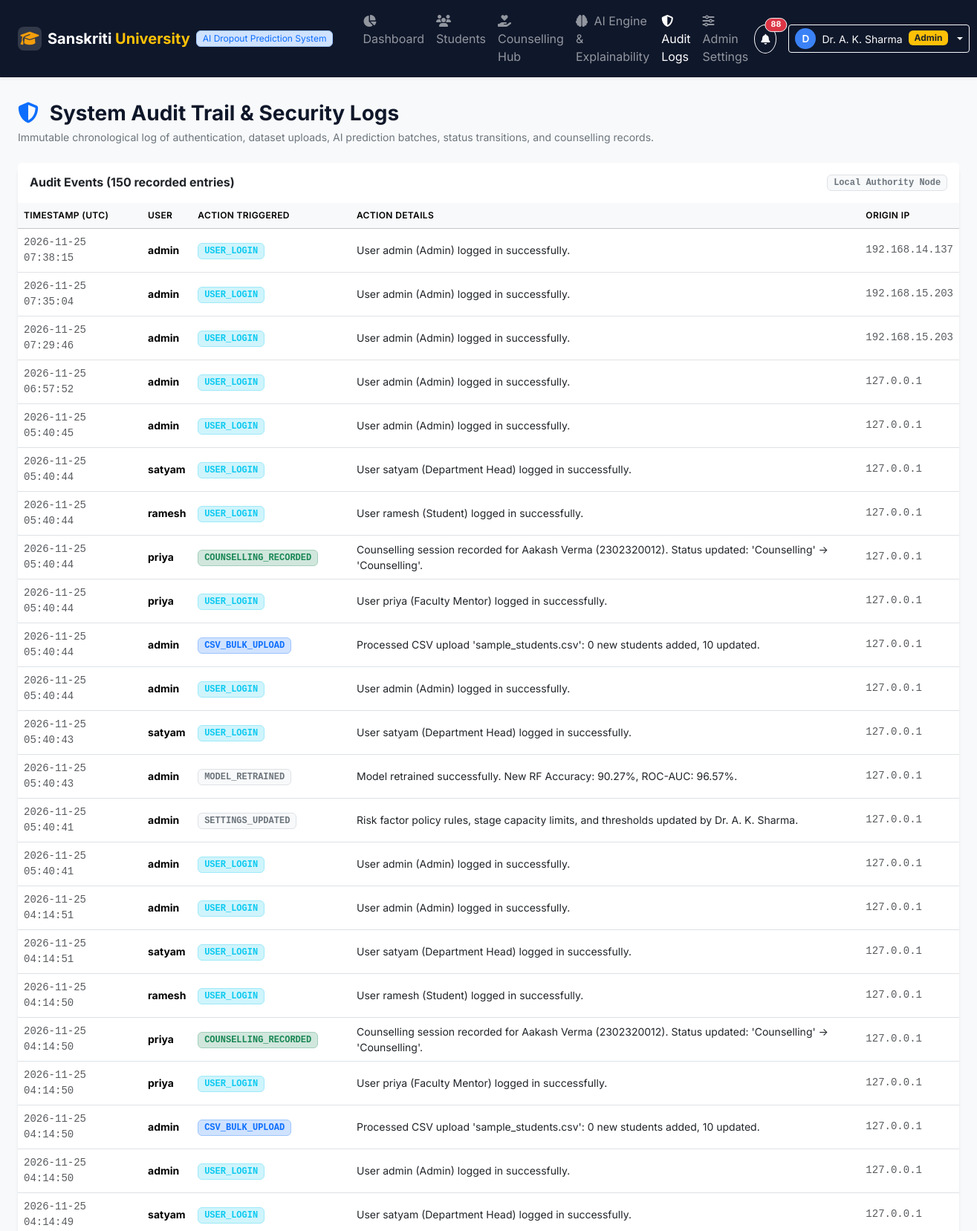
Screenshot of /audit-logs (signed in, upper part) with the database file from the repository.
### database.py (models this page shows)
class AuditLog(db.Model):
    __tablename__ = 'audit_logs'
    id = db.Column(db.Integer, primary_key=True)
    user_id = db.Column(db.Integer, nullable=True)
    username = db.Column(db.String(80), nullable=False, default='System')
    action = db.Column(db.String(100), nullable=False)
    details = db.Column(db.Text, nullable=True)
    ip_address = db.Column(db.String(50), nullable=True, default='127.0.0.1')
    timestamp = db.Column(db.DateTime, default=datetime.utcnow)

### app.py (the view)
    @app.route('/audit-logs')
    @login_required
    @roles_required('Admin', 'Department Head')
    def audit_logs():
        logs = AuditLog.query.order_by(AuditLog.timestamp.desc()).limit(150).all()
        return render_template('audit_logs.html', logs=logs)

### app.py (called while the page is built)
def login_required(f):
    @wraps(f)
    def decorated_function(*args, **kwargs):
        if 'user_id' not in session:
            flash('Please log in to access this portal.', 'warning')
            return redirect(url_for('login', next=request.url))
        return f(*args, **kwargs)
    return decorated_function

def roles_required(*roles):
    def decorator(f):
        @wraps(f)
        def decorated_function(*args, **kwargs):
            if 'user_id' not in session:
                return redirect(url_for('login'))
            user_role = session.get('role')
            if user_role not in roles:
                flash(f"Access denied. Requires one of roles: {', '.join(roles)}", 'danger')
                return redirect(url_for('dashboard'))
            return f(*args, **kwargs)
        return decorated_function
    return decorator

### templates/audit_logs.html (shortened to what this page needs)
{% extends 'base.html' %}
{% block content %}
<div class="container-fluid px-3 px-lg-4">
    <div class="d-flex justify-content-between align-items-center mb-4">
        <div>
            <h3 class="fw-bold text-navy mb-1">
                <i class="fa-solid fa-shield-halved text-primary me-2"></i> System Audit Trail & Security Logs
            </h3>
            <p class="text-secondary small mb-0">
                Immutable chronological log of authentication, dataset uploads, AI prediction batches, status transitions, and counselling records.
            </p>
        </div>
    </div>
    <div class="card border-0 shadow-sm rounded-4">
        <div class="card-header bg-white border-0 py-3 d-flex justify-content-between align-items-center">
            <h6 class="fw-bold text-dark mb-0">Audit Events ({{ logs|length }} recorded entries)</h6>
            <span class="badge bg-light text-secondary border font-monospace">Local Authority Node</span>
        </div>
        <div class="card-body p-0">
            <div class="table-responsive">
                <table class="table table-hover align-middle mb-0 small">
                    <thead class="table-light text-secondary">
                        <tr>
                            <th>Timestamp (UTC)</th>
                            <th>User</th>
                            <th>Action Triggered</th>
                            <th>Action Details</th>
                            <th>Origin IP</th>
                        </tr>
                    </thead>
                    <tbody>
                        {% for log in logs %}
                        <tr>
                            <td class="font-monospace text-muted">{{ log.timestamp.strftime('%Y-%m-%d %H:%M:%S') }}</td>
                            <td>
                                <strong>{{ log.username }}</strong>
                            </td>
                            <td>
                                <span class="badge
                                    {% if 'LOGIN' in log.action %}bg-info-subtle text-info border border-info-subtle
                                    {% elif 'UPLOAD' in log.action %}bg-primary-subtle text-primary border border-primary-subtle
                                    {% elif 'PREDICTION' in log.action %}bg-warning-subtle text-warning-emphasis border border-warning-subtle
                                    {% elif 'COUNSELLING' in log.action %}bg-success-subtle text-success border border-success-subtle
                                    {% elif 'ESCALATION' in log.action %}bg-danger-subtle text-danger border border-danger-subtle
                                    {% else %}bg-light text-secondary border{% endif %} fs-xs font-monospace">
                                    {{ log.action }}
                                </span>
                            </td>
                            <td class="text-dark">{{ log.details }}</td>
                            <td class="font-monospace text-muted">{{ log.ip_address or '127.0.0.1' }}</td>
                        </tr>
                        {% else %}
                        <tr>
                            <td colspan="5" class="text-center py-5 text-muted">
                                No audit log records available.
                            </td>
                        </tr>
                        {% endfor %}
                    </tbody>
                </table>
            </div>
        </div>
    </div>
</div>
{% endblock %}

### static/css/style.css (style rules this page uses)
:root { --primary-color: #1a56db; --navy-color: #0f172a; --navy-header: #1e293b; --accent-warning: #f59e0b; --accent-danger: #ef4444; --accent-success: #10b981; --bg-light: #f8fafc; }
body { font-family: 'Inter', system-ui, -apple-system, sans-serif; color: #1e293b; background-color: var(--bg-light); }
.text-navy { color: var(--navy-color) !important; }
.fs-xs { font-size: 0.75rem !important; }
.table th { font-weight: 600; text-transform: uppercase; font-size: 0.75rem; letter-spacing: 0.03em; }

### rows the page displays
AuditLog: timestamp "2026-11-25 07:38:15", username "admin", action "USER_LOGIN", details "User admin (Admin) logged in successfully.", ip_address "192.168.14.137"
AuditLog: timestamp "2026-11-25 07:35:04", username "admin", action "USER_LOGIN", details "User admin (Admin) logged in successfully.", ip_address "192.168.15.203"
AuditLog: timestamp "2026-11-25 07:29:46", username "admin", action "USER_LOGIN", details "User admin (Admin) logged in successfully.", ip_address "192.168.15.203"
AuditLog: timestamp "2026-11-25 06:57:52", username "admin", action "USER_LOGIN", details "User admin (Admin) logged in successfully.", ip_address "127.0.0.1"
AuditLog: timestamp "2026-11-25 05:40:45", username "admin", action "USER_LOGIN", details "User admin (Admin) logged in successfully.", ip_address "127.0.0.1"
AuditLog: timestamp "2026-11-25 05:40:44", username "satyam", action "USER_LOGIN", details "User satyam (Department Head) logged in successfully.", ip_address "127.0.0.1"
AuditLog: timestamp "2026-11-25 05:40:44", username "ramesh", action "USER_LOGIN", details "User ramesh (Student) logged in successfully.", ip_address "127.0.0.1"
AuditLog: timestamp "2026-11-25 05:40:44", username "priya", action "COUNSELLING_RECORDED", details "Counselling session recorded for Aakash Verma (2302320012). Status updated: 'Counselling' -> 'Counselling'.", ip_address "127.0.0.1"
AuditLog: timestamp "2026-11-25 05:40:44", username "priya", action "USER_LOGIN", details "User priya (Faculty Mentor) logged in successfully.", ip_address "127.0.0.1"
AuditLog: timestamp "2026-11-25 05:40:44", username "admin", action "CSV_BULK_UPLOAD", details "Processed CSV upload 'sample_students.csv': 0 new students added, 10 updated.", ip_address "127.0.0.1"
AuditLog: timestamp "2026-11-25 05:40:44", username "admin", action "USER_LOGIN", details "User admin (Admin) logged in successfully.", ip_address "127.0.0.1"
AuditLog: timestamp "2026-11-25 05:40:43", username "satyam", action "USER_LOGIN", details "User satyam (Department Head) logged in successfully.", ip_address "127.0.0.1"
AuditLog: timestamp "2026-11-25 05:40:43", username "admin", action "MODEL_RETRAINED", details "Model retrained successfully. New RF Accuracy: 90.27%, ROC-AUC: 96.57%.", ip_address "127.0.0.1"
AuditLog: timestamp "2026-11-25 05:40:41", username "admin", action "SETTINGS_UPDATED", details "Risk factor policy rules, stage capacity limits, and thresholds updated by Dr. A. K. Sharma.", ip_address "127.0.0.1"
AuditLog: timestamp "2026-11-25 05:40:41", username "admin", action "USER_LOGIN", details "User admin (Admin) logged in successfully.", ip_address "127.0.0.1"
AuditLog: timestamp "2026-11-25 04:14:51", username "admin", action "USER_LOGIN", details "User admin (Admin) logged in successfully.", ip_address "127.0.0.1"
AuditLog: timestamp "2026-11-25 04:14:51", username "satyam", action "USER_LOGIN", details "User satyam (Department Head) logged in successfully.", ip_address "127.0.0.1"
AuditLog: timestamp "2026-11-25 04:14:50", username "ramesh", action "USER_LOGIN", details "User ramesh (Student) logged in successfully.", ip_address "127.0.0.1"
AuditLog: timestamp "2026-11-25 04:14:50", username "priya", action "COUNSELLING_RECORDED", details "Counselling session recorded for Aakash Verma (2302320012). Status updated: 'Counselling' -> 'Counselling'.", ip_address "127.0.0.1"
AuditLog: timestamp "2026-11-25 04:14:50", username "priya", action "USER_LOGIN", details "User priya (Faculty Mentor) logged in successfully.", ip_address "127.0.0.1"
AuditLog: timestamp "2026-11-25 04:14:50", username "admin", action "CSV_BULK_UPLOAD", details "Processed CSV upload 'sample_students.csv': 0 new students added, 10 updated.", ip_address "127.0.0.1"
AuditLog: timestamp "2026-11-25 04:14:50", username "admin", action "USER_LOGIN", details "User admin (Admin) logged in successfully.", ip_address "127.0.0.1"
AuditLog: timestamp "2026-11-25 04:14:49", username "satyam", action "USER_LOGIN", details "User satyam (Department Head) logged in successfully.", ip_address "127.0.0.1"

### other values shown
{{ unread_notifications_count }} "88"
{{ current_user.get('name', 'User')[0] }} "D"
{{ current_user.get('name') }} "Dr. A. K. Sharma"
{{ current_user.get('role') }} "Admin"
{{ logs|length }} "150"
